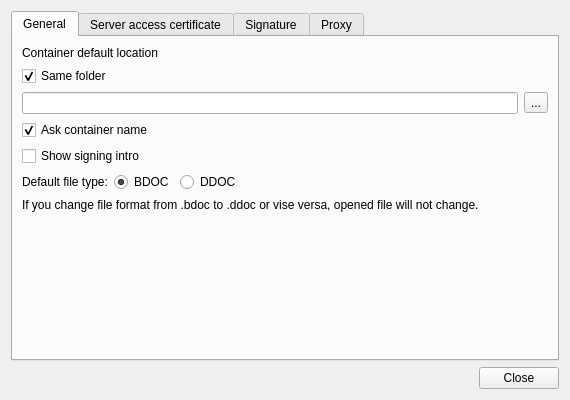
<?xml version="1.0" encoding="UTF-8"?>
<ui version="4.0">
 <class>SettingsDialog</class>
 <widget class="QWidget" name="SettingsDialog">
  <property name="windowModality">
   <enum>Qt::WindowModal</enum>
  </property>
  <property name="geometry">
   <rect>
    <x>0</x>
    <y>0</y>
    <width>570</width>
    <height>400</height>
   </rect>
  </property>
  <property name="windowTitle">
   <string>Settings</string>
  </property>
  <layout class="QVBoxLayout" name="SettingsDialogLayout">
   <item>
    <widget class="QTabWidget" name="tabWidget">
     <property name="currentIndex">
      <number>0</number>
     </property>
     <widget class="QWidget" name="tabGeneral">
      <attribute name="title">
       <string>General</string>
      </attribute>
      <layout class="QVBoxLayout" name="tabGeneralLayout">
       <item>
        <widget class="QLabel" name="label">
         <property name="text">
          <string>Container default location</string>
         </property>
        </widget>
       </item>
       <item>
        <widget class="QCheckBox" name="defaultSameDir">
         <property name="accessibleName">
          <string>Container default location same folder</string>
         </property>
         <property name="text">
          <string>Same folder</string>
         </property>
         <property name="checked">
          <bool>true</bool>
         </property>
        </widget>
       </item>
       <item>
        <layout class="QHBoxLayout" name="defaultDirLayout">
         <item>
          <widget class="QLineEdit" name="defaultDir">
           <property name="accessibleName">
            <string>Container default location path</string>
           </property>
           <property name="readOnly">
            <bool>true</bool>
           </property>
          </widget>
         </item>
         <item>
          <widget class="QToolButton" name="selectDefaultDir">
           <property name="accessibleName">
            <string>Browse container path</string>
           </property>
           <property name="text">
            <string notr="true">...</string>
           </property>
          </widget>
         </item>
        </layout>
       </item>
       <item>
        <widget class="QCheckBox" name="askSaveAs">
         <property name="text">
          <string>Ask container name</string>
         </property>
         <property name="checked">
          <bool>true</bool>
         </property>
        </widget>
       </item>
       <item>
        <widget class="QCheckBox" name="showIntro">
         <property name="text">
          <string>Show signing intro</string>
         </property>
        </widget>
       </item>
       <item>
        <layout class="QHBoxLayout" name="typeLayout">
         <item>
          <widget class="QLabel" name="typeLabel">
           <property name="text">
            <string>Default file type:</string>
           </property>
          </widget>
         </item>
         <item>
          <widget class="QRadioButton" name="typeBDoc">
           <property name="accessibleName">
            <string>Default file type BDOC</string>
           </property>
           <property name="text">
            <string notr="true">BDOC</string>
           </property>
           <property name="checked">
            <bool>true</bool>
           </property>
          </widget>
         </item>
         <item>
          <widget class="QRadioButton" name="typeDDoc">
           <property name="accessibleName">
            <string>Default file type DDOC</string>
           </property>
           <property name="text">
            <string notr="true">DDOC</string>
           </property>
          </widget>
         </item>
         <item>
          <spacer name="typeSpacer">
           <property name="orientation">
            <enum>Qt::Horizontal</enum>
           </property>
           <property name="sizeHint" stdset="0">
            <size>
             <width>40</width>
             <height>20</height>
            </size>
           </property>
          </spacer>
         </item>
        </layout>
       </item>
       <item>
        <widget class="QLabel" name="typeInfo">
         <property name="text">
          <string>If you change file format from .bdoc to .ddoc or vise versa, opened file will not change.</string>
         </property>
         <property name="wordWrap">
          <bool>true</bool>
         </property>
        </widget>
       </item>
       <item>
        <spacer name="tabGeneralSpacer">
         <property name="orientation">
          <enum>Qt::Vertical</enum>
         </property>
         <property name="sizeHint" stdset="0">
          <size>
           <width>20</width>
           <height>40</height>
          </size>
         </property>
        </spacer>
       </item>
      </layout>
     </widget>
     <widget class="QWidget" name="tabPKCS12">
      <attribute name="title">
       <string>Server access certificate</string>
      </attribute>
      <layout class="QFormLayout" name="tabPKCS12Layout">
       <item row="0" column="0" colspan="2">
        <widget class="QLabel" name="p12Label">
         <property name="text">
          <string>Regarding to terms and conditions of validity confirmation service you're allowed to use the service in extent of 10 signatures per month. If you going to exceed the limit of 10 signatures per month or/and will use the service for commercial purposes, please refer to IT support of your company. Additional information is available from &lt;a href=&quot;http://www.id.ee/kehtivuskinnitus&quot;&gt;http://www.id.ee/kehtivuskinnitus&lt;/a&gt; or phone 1777</string>
         </property>
         <property name="wordWrap">
          <bool>true</bool>
         </property>
         <property name="openExternalLinks">
          <bool>true</bool>
         </property>
         <property name="textInteractionFlags">
          <set>Qt::LinksAccessibleByKeyboard|Qt::LinksAccessibleByMouse</set>
         </property>
        </widget>
       </item>
       <item row="1" column="0" colspan="2">
        <layout class="QHBoxLayout" name="horizontalLayout" stretch="1,0">
         <item>
          <widget class="QLabel" name="p12Error"/>
         </item>
         <item>
          <widget class="QPushButton" name="showP12Cert">
           <property name="text">
            <string>Show certificate</string>
           </property>
          </widget>
         </item>
        </layout>
       </item>
       <item row="2" column="0" colspan="2">
        <layout class="QHBoxLayout" name="p12ButtonLayout">
         <item>
          <spacer name="p12Spacer">
           <property name="orientation">
            <enum>Qt::Horizontal</enum>
           </property>
           <property name="sizeHint" stdset="0">
            <size>
             <width>0</width>
             <height>0</height>
            </size>
           </property>
          </spacer>
         </item>
         <item>
          <widget class="QPushButton" name="p12Update">
           <property name="text">
            <string>Generate certificate</string>
           </property>
          </widget>
         </item>
         <item>
          <widget class="QPushButton" name="p12Install">
           <property name="text">
            <string>Install manually</string>
           </property>
          </widget>
         </item>
         <item>
          <widget class="QPushButton" name="p12Remove">
           <property name="text">
            <string>Remove</string>
           </property>
          </widget>
         </item>
        </layout>
       </item>
       <item row="3" column="0" colspan="2">
        <widget class="QCheckBox" name="p12Ignore">
         <property name="text">
          <string>Ignore server access certificate (IP based access)</string>
         </property>
        </widget>
       </item>
      </layout>
     </widget>
     <widget class="QWidget" name="tabSignature">
      <attribute name="title">
       <string>Signature</string>
      </attribute>
      <layout class="QFormLayout" name="tabSignatureLayout">
       <property name="fieldGrowthPolicy">
        <enum>QFormLayout::ExpandingFieldsGrow</enum>
       </property>
       <item row="0" column="0">
        <widget class="QLabel" name="signRoleLabel">
         <property name="text">
          <string>Role</string>
         </property>
         <property name="buddy">
          <cstring>signRoleInput</cstring>
         </property>
        </widget>
       </item>
       <item row="0" column="1">
        <widget class="QLineEdit" name="signRoleInput"/>
       </item>
       <item row="1" column="0">
        <widget class="QLabel" name="signResolutionLabel">
         <property name="text">
          <string>Resolution</string>
         </property>
         <property name="buddy">
          <cstring>signResolutionInput</cstring>
         </property>
        </widget>
       </item>
       <item row="1" column="1">
        <widget class="QLineEdit" name="signResolutionInput"/>
       </item>
       <item row="2" column="1">
        <spacer name="signLocationSpacer">
         <property name="orientation">
          <enum>Qt::Vertical</enum>
         </property>
         <property name="sizeType">
          <enum>QSizePolicy::Fixed</enum>
         </property>
         <property name="sizeHint" stdset="0">
          <size>
           <width>20</width>
           <height>10</height>
          </size>
         </property>
        </spacer>
       </item>
       <item row="3" column="0">
        <widget class="QLabel" name="signCityLabel">
         <property name="text">
          <string>City</string>
         </property>
         <property name="buddy">
          <cstring>signCityInput</cstring>
         </property>
        </widget>
       </item>
       <item row="3" column="1">
        <widget class="QLineEdit" name="signCityInput"/>
       </item>
       <item row="4" column="0">
        <widget class="QLabel" name="signStateLabel">
         <property name="text">
          <string>State</string>
         </property>
         <property name="buddy">
          <cstring>signStateInput</cstring>
         </property>
        </widget>
       </item>
       <item row="4" column="1">
        <widget class="QLineEdit" name="signStateInput"/>
       </item>
       <item row="5" column="0">
        <widget class="QLabel" name="signCountryLabel">
         <property name="text">
          <string>Country</string>
         </property>
         <property name="buddy">
          <cstring>signCountryInput</cstring>
         </property>
        </widget>
       </item>
       <item row="5" column="1">
        <widget class="QLineEdit" name="signCountryInput"/>
       </item>
       <item row="6" column="0">
        <widget class="QLabel" name="signZipLabel">
         <property name="text">
          <string>Zip</string>
         </property>
         <property name="buddy">
          <cstring>signZipInput</cstring>
         </property>
        </widget>
       </item>
       <item row="6" column="1">
        <widget class="QLineEdit" name="signZipInput"/>
       </item>
       <item row="7" column="0" colspan="2">
        <widget class="QCheckBox" name="signOverwrite">
         <property name="text">
          <string>Always save the last used role, resolution and location</string>
         </property>
        </widget>
       </item>
      </layout>
     </widget>
     <widget class="QWidget" name="tabProxy">
      <attribute name="title">
       <string>Proxy</string>
      </attribute>
      <layout class="QFormLayout" name="tabProxyLayout">
       <property name="fieldGrowthPolicy">
        <enum>QFormLayout::ExpandingFieldsGrow</enum>
       </property>
       <item row="0" column="0">
        <widget class="QLabel" name="proxyHostLabel">
         <property name="text">
          <string>Host</string>
         </property>
         <property name="buddy">
          <cstring>proxyHost</cstring>
         </property>
        </widget>
       </item>
       <item row="0" column="1">
        <widget class="QLineEdit" name="proxyHost"/>
       </item>
       <item row="1" column="0">
        <widget class="QLabel" name="proxyPortLabel">
         <property name="text">
          <string>Port</string>
         </property>
         <property name="buddy">
          <cstring>proxyPort</cstring>
         </property>
        </widget>
       </item>
       <item row="1" column="1">
        <widget class="QLineEdit" name="proxyPort"/>
       </item>
       <item row="2" column="0">
        <widget class="QLabel" name="proxyUserLabel">
         <property name="text">
          <string>Username</string>
         </property>
         <property name="buddy">
          <cstring>proxyUser</cstring>
         </property>
        </widget>
       </item>
       <item row="2" column="1">
        <widget class="QLineEdit" name="proxyUser"/>
       </item>
       <item row="3" column="0">
        <widget class="QLabel" name="proxyPassLabel">
         <property name="text">
          <string>Password</string>
         </property>
         <property name="buddy">
          <cstring>proxyPass</cstring>
         </property>
        </widget>
       </item>
       <item row="3" column="1">
        <widget class="QLineEdit" name="proxyPass">
         <property name="echoMode">
          <enum>QLineEdit::Password</enum>
         </property>
        </widget>
       </item>
      </layout>
     </widget>
    </widget>
   </item>
   <item>
    <widget class="QDialogButtonBox" name="buttonBox">
     <property name="standardButtons">
      <set>QDialogButtonBox::Close</set>
     </property>
    </widget>
   </item>
  </layout>
 </widget>
 <tabstops>
  <tabstop>defaultDir</tabstop>
  <tabstop>selectDefaultDir</tabstop>
  <tabstop>signRoleInput</tabstop>
  <tabstop>signResolutionInput</tabstop>
  <tabstop>signCityInput</tabstop>
  <tabstop>signStateInput</tabstop>
  <tabstop>signCountryInput</tabstop>
  <tabstop>signZipInput</tabstop>
  <tabstop>signOverwrite</tabstop>
 </tabstops>
 <resources/>
 <connections>
  <connection>
   <sender>showIntro</sender>
   <signal>clicked()</signal>
   <receiver>SettingsDialog</receiver>
   <slot>save()</slot>
   <hints>
    <hint type="sourcelabel">
     <x>219</x>
     <y>131</y>
    </hint>
    <hint type="destinationlabel">
     <x>217</x>
     <y>188</y>
    </hint>
   </hints>
  </connection>
  <connection>
   <sender>signRoleInput</sender>
   <signal>editingFinished()</signal>
   <receiver>SettingsDialog</receiver>
   <slot>save()</slot>
   <hints>
    <hint type="sourcelabel">
     <x>214</x>
     <y>199</y>
    </hint>
    <hint type="destinationlabel">
     <x>217</x>
     <y>188</y>
    </hint>
   </hints>
  </connection>
  <connection>
   <sender>signResolutionInput</sender>
   <signal>editingFinished()</signal>
   <receiver>SettingsDialog</receiver>
   <slot>save()</slot>
   <hints>
    <hint type="sourcelabel">
     <x>214</x>
     <y>219</y>
    </hint>
    <hint type="destinationlabel">
     <x>217</x>
     <y>188</y>
    </hint>
   </hints>
  </connection>
  <connection>
   <sender>signCityInput</sender>
   <signal>editingFinished()</signal>
   <receiver>SettingsDialog</receiver>
   <slot>save()</slot>
   <hints>
    <hint type="sourcelabel">
     <x>214</x>
     <y>259</y>
    </hint>
    <hint type="destinationlabel">
     <x>217</x>
     <y>188</y>
    </hint>
   </hints>
  </connection>
  <connection>
   <sender>signStateInput</sender>
   <signal>editingFinished()</signal>
   <receiver>SettingsDialog</receiver>
   <slot>save()</slot>
   <hints>
    <hint type="sourcelabel">
     <x>214</x>
     <y>279</y>
    </hint>
    <hint type="destinationlabel">
     <x>217</x>
     <y>188</y>
    </hint>
   </hints>
  </connection>
  <connection>
   <sender>signCountryInput</sender>
   <signal>editingFinished()</signal>
   <receiver>SettingsDialog</receiver>
   <slot>save()</slot>
   <hints>
    <hint type="sourcelabel">
     <x>214</x>
     <y>299</y>
    </hint>
    <hint type="destinationlabel">
     <x>217</x>
     <y>188</y>
    </hint>
   </hints>
  </connection>
  <connection>
   <sender>signZipInput</sender>
   <signal>editingFinished()</signal>
   <receiver>SettingsDialog</receiver>
   <slot>save()</slot>
   <hints>
    <hint type="sourcelabel">
     <x>214</x>
     <y>319</y>
    </hint>
    <hint type="destinationlabel">
     <x>217</x>
     <y>188</y>
    </hint>
   </hints>
  </connection>
  <connection>
   <sender>signOverwrite</sender>
   <signal>clicked()</signal>
   <receiver>SettingsDialog</receiver>
   <slot>save()</slot>
   <hints>
    <hint type="sourcelabel">
     <x>214</x>
     <y>349</y>
    </hint>
    <hint type="destinationlabel">
     <x>217</x>
     <y>188</y>
    </hint>
   </hints>
  </connection>
  <connection>
   <sender>askSaveAs</sender>
   <signal>clicked()</signal>
   <receiver>SettingsDialog</receiver>
   <slot>save()</slot>
   <hints>
    <hint type="sourcelabel">
     <x>226</x>
     <y>95</y>
    </hint>
    <hint type="destinationlabel">
     <x>226</x>
     <y>207</y>
    </hint>
   </hints>
  </connection>
  <connection>
   <sender>defaultSameDir</sender>
   <signal>clicked()</signal>
   <receiver>SettingsDialog</receiver>
   <slot>save()</slot>
   <hints>
    <hint type="sourcelabel">
     <x>226</x>
     <y>39</y>
    </hint>
    <hint type="destinationlabel">
     <x>226</x>
     <y>207</y>
    </hint>
   </hints>
  </connection>
  <connection>
   <sender>buttonBox</sender>
   <signal>clicked(QAbstractButton*)</signal>
   <receiver>SettingsDialog</receiver>
   <slot>close()</slot>
   <hints>
    <hint type="sourcelabel">
     <x>226</x>
     <y>394</y>
    </hint>
    <hint type="destinationlabel">
     <x>226</x>
     <y>207</y>
    </hint>
   </hints>
  </connection>
  <connection>
   <sender>typeBDoc</sender>
   <signal>clicked()</signal>
   <receiver>SettingsDialog</receiver>
   <slot>save()</slot>
   <hints>
    <hint type="sourcelabel">
     <x>131</x>
     <y>148</y>
    </hint>
    <hint type="destinationlabel">
     <x>226</x>
     <y>229</y>
    </hint>
   </hints>
  </connection>
  <connection>
   <sender>typeDDoc</sender>
   <signal>clicked()</signal>
   <receiver>SettingsDialog</receiver>
   <slot>save()</slot>
   <hints>
    <hint type="sourcelabel">
     <x>194</x>
     <y>148</y>
    </hint>
    <hint type="destinationlabel">
     <x>226</x>
     <y>229</y>
    </hint>
   </hints>
  </connection>
  <connection>
   <sender>proxyHost</sender>
   <signal>editingFinished()</signal>
   <receiver>SettingsDialog</receiver>
   <slot>save()</slot>
   <hints>
    <hint type="sourcelabel">
     <x>249</x>
     <y>51</y>
    </hint>
    <hint type="destinationlabel">
     <x>222</x>
     <y>148</y>
    </hint>
   </hints>
  </connection>
  <connection>
   <sender>proxyPort</sender>
   <signal>editingFinished()</signal>
   <receiver>SettingsDialog</receiver>
   <slot>save()</slot>
   <hints>
    <hint type="sourcelabel">
     <x>249</x>
     <y>78</y>
    </hint>
    <hint type="destinationlabel">
     <x>222</x>
     <y>148</y>
    </hint>
   </hints>
  </connection>
  <connection>
   <sender>proxyUser</sender>
   <signal>editingFinished()</signal>
   <receiver>SettingsDialog</receiver>
   <slot>save()</slot>
   <hints>
    <hint type="sourcelabel">
     <x>267</x>
     <y>114</y>
    </hint>
    <hint type="destinationlabel">
     <x>231</x>
     <y>157</y>
    </hint>
   </hints>
  </connection>
  <connection>
   <sender>proxyPass</sender>
   <signal>editingFinished()</signal>
   <receiver>SettingsDialog</receiver>
   <slot>save()</slot>
   <hints>
    <hint type="sourcelabel">
     <x>267</x>
     <y>146</y>
    </hint>
    <hint type="destinationlabel">
     <x>231</x>
     <y>157</y>
    </hint>
   </hints>
  </connection>
  <connection>
   <sender>p12Ignore</sender>
   <signal>clicked()</signal>
   <receiver>SettingsDialog</receiver>
   <slot>save()</slot>
   <hints>
    <hint type="sourcelabel">
     <x>236</x>
     <y>138</y>
    </hint>
    <hint type="destinationlabel">
     <x>233</x>
     <y>157</y>
    </hint>
   </hints>
  </connection>
 </connections>
 <slots>
  <slot>save()</slot>
  <slot>validateP12Cert()</slot>
 </slots>
</ui>
